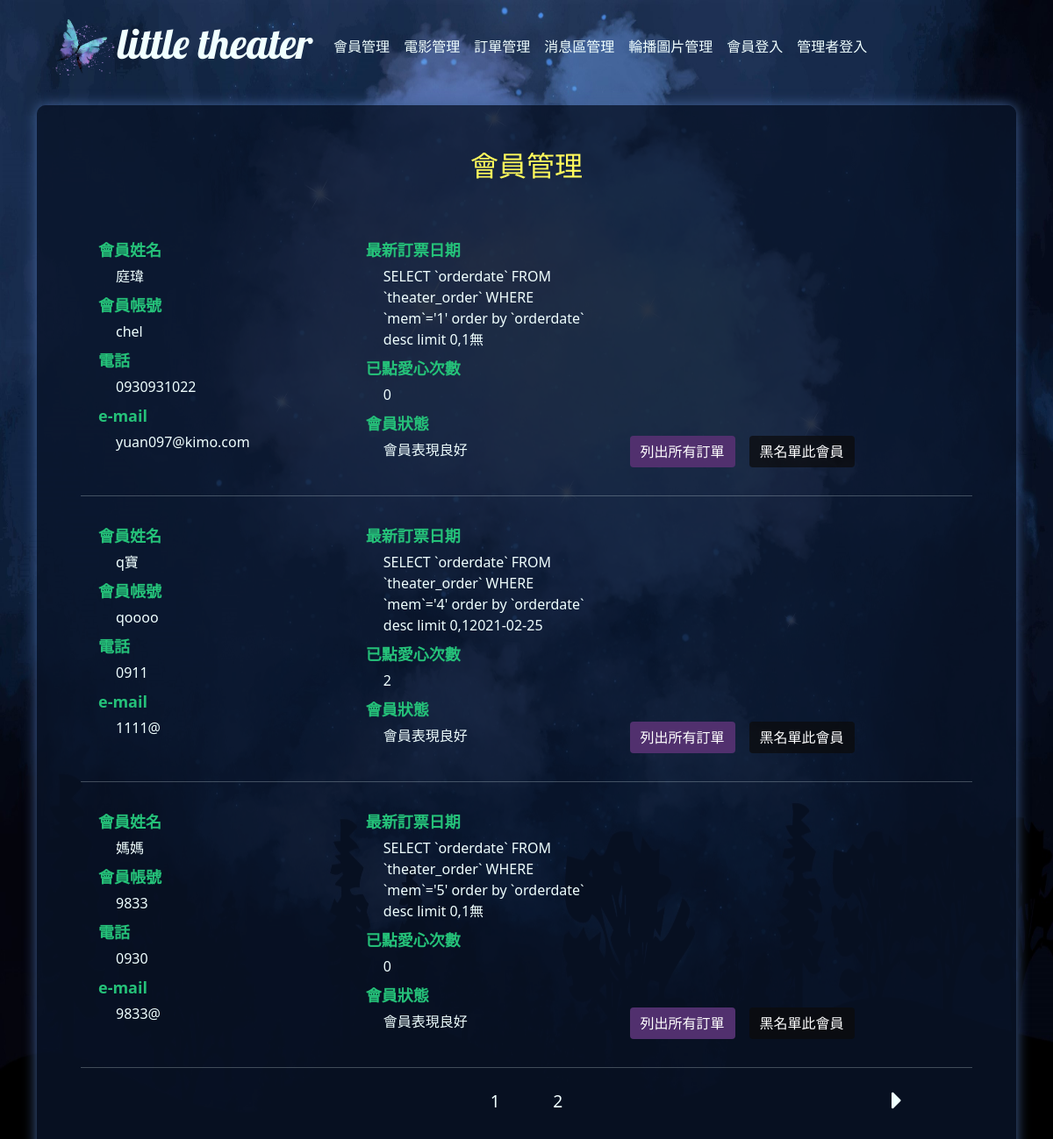
Page /backend.php?do=mem on the earlier database version.
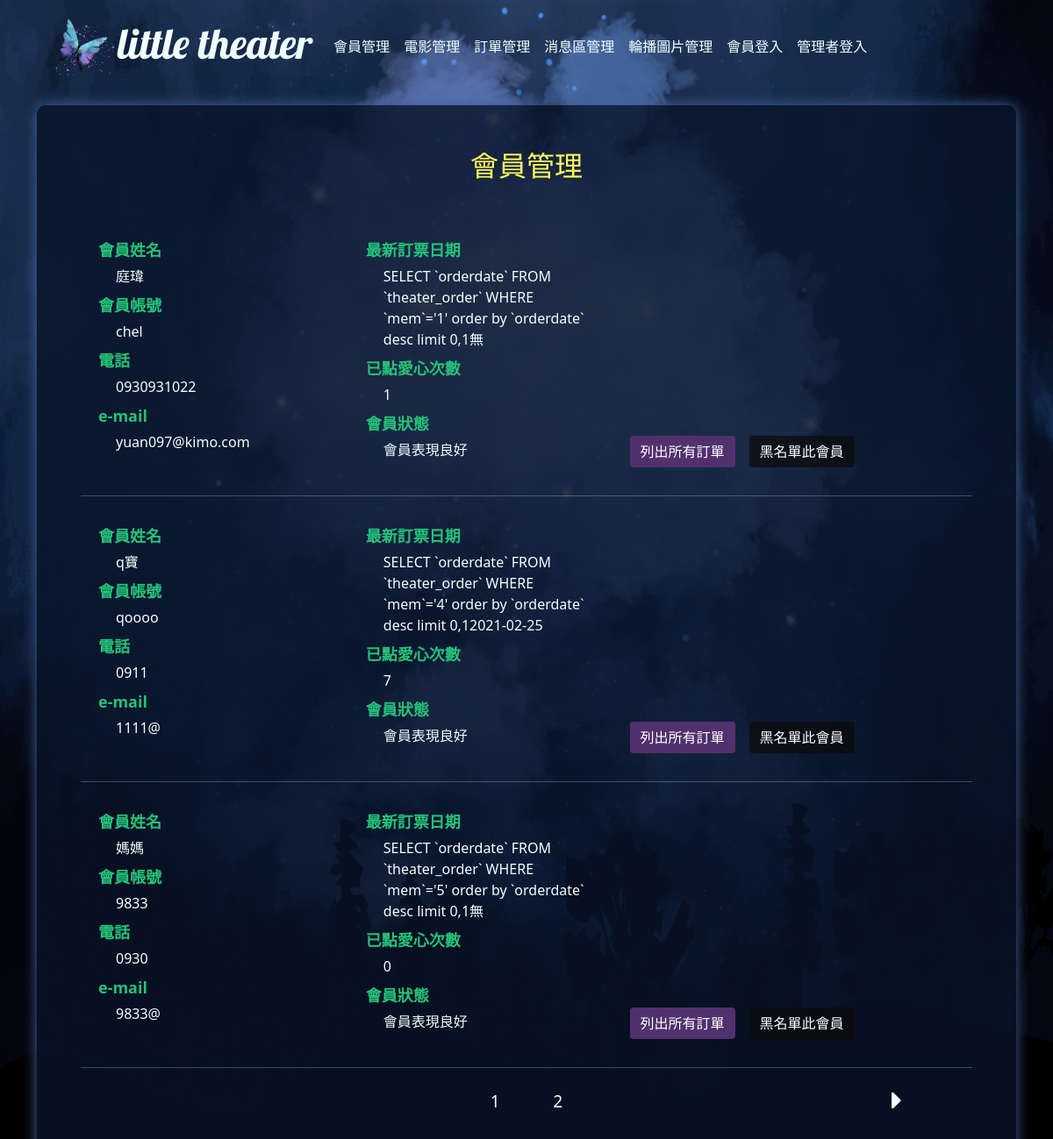
Same page on the later database version.
### tables this page shows
CREATE TABLE `theater_mem` (
  `id` int(11) UNSIGNED NOT NULL,
  `acc` text NOT NULL,
  `pw` text NOT NULL,
  `name` text NOT NULL,
  `email` text NOT NULL,
  `tel` text NOT NULL,
  `heart` int(11) UNSIGNED NOT NULL DEFAULT 0,
  `buycart` int(11) UNSIGNED NOT NULL DEFAULT 0,
  `status` int(1) UNSIGNED NOT NULL DEFAULT 1
);

### back/mem.php (the view, shortened to what this page needs)
<div id="bb">
<div style="width:100%;text-align:center;position:relative" class="mb-5">
    <h2 style="color: #fffa5c !important">會員管理</h2>
</div>
<div id="memarea">
<?php
$all = $Mem->count();
$div = 3;
$pages = ceil($all / $div);
$now = ($_GET['p']) ?? '1';
$start = ($now - 1) * $div;
$ms=$Mem->all(" limit  $start,$div");
foreach($ms as $k=>$m){
?>
<div style="display:flex;">
    <div class="p-3" style="width:30%;display:flex;flex-direction:column;">
        <div class="mb-1 ms-1">
            <span class="border">會員姓名</span>
        </div>
        <div class="ms-4 mb-2">
            <span><?=$m['name']?></span>
        </div>
        <div class="mb-1 ms-1">
            <span class="border">會員帳號</span>
        </div>
        <div class="ms-4 mb-2">
            <span><?=$m['acc']?></span>
        </div>
        <div class="mb-1 ms-1">
            <span class="border">電話</span>
        </div>
        <div class="ms-4 mb-2">
            <span><?=$m['tel']?></span>
        </div>
        <div class="mb-1 ms-1">
            <span class="border">e-mail</span>
        </div>
        <div class="ms-4 mb-2">
            <span><?=$m['email']?></span>
        </div>
    </div>
    <div class="p-3" style="width:30%;display:flex;flex-direction:column;">
        <div class="mb-1 ms-1">
            <span class="border">最新訂票日期</span>
        </div>
        <div class="ms-4 mb-2">
            <span>
                <?php
                $order=$Order->q("SELECT `orderdate` FROM `theater_order` WHERE `mem`='{$m['id']}' order by `orderdate` desc limit 0,1")[0][0];
                if($order!=NULL){
                    echo $order;
                }else{
                    echo '無';
                }
                ?>
            </span>
        </div>
        <div class="mb-1 ms-1">
            <span class="border">已點愛心次數</span>
        </div>
        <div class="ms-4 mb-2">
            <span><?=($m['heart'])?></span>
        </div>
        <div class="mb-1 ms-1">
            <span class="border">會員狀態</span>
        </div>
        <div class="ms-4 mb-2">
            <span id="memStatus"<?=($m['status']==1?'':'style="color:#ff3447"')?>><?=($m['status']==1)?'會員表現良好':'目前黑名單中'?></span>
        </div>
    </div>
    <div class="p-3 d-flex" style="width:40%;;align-items: flex-end;">
        <input id="op<?=$m['id']?>" type="button" class="btn btn-primary me-3" value="列出所有訂單" onclick="oporder(<?=$m['id']?>)">
<?php
if($m['status']==1){
?>
        <input id="blockade<?=$m['id']?>" type="button" class="btn btn-primary" style="background:#0b0c0cba !important" value="黑名單此會員" onclick="blockade(<?=$m['id']?>)">
<?php
}else{
?>
        <input id="blockade<?=$m['id']?>" type="button" class="btn btn-primary" style="background:#842029b3 !important" value="解除黑名單" onclick="blockade(<?=$m['id']?>)">
<?php
}
?>
    </div>
</div>
<hr>
<?php
}?>
</div>
<div style="width:100%;position:relative" class="mt-4 mb-3">
<?php
echo '<div style="width:20%;margin-left: auto;margin-right: auto;display: flex;justify-content: space-evenly;font-size: larger;">';
for ($i = 1; $i <= $pages; $i++) {
    echo '<a href="backend.php?do=mem&p=' . ($i) . '">' . ($i) . '</a>';
}
echo '</div>';
if (($now + 1) <= $pages) {
    echo '<a href="backend.php?do=mem&p=' . ($now + 1) . '"><i class="fas fa-caret-right heartarrow right"></i></a>';
}
?>
</div>
</div>

### base.php (shortened to what this page needs)
<?php
$Mem=new DB("theater_mem");
$Order=new DB("theater_order");
Class DB{
    private $dsn="mysql:host=localhost;charset=utf8;dbname=theater";
    private $pdo="";
    private $table="";
    function __construct($table){
        $this->table=$table;
        $this->pdo=new PDO($this->dsn,"root","");
    }
    function all(...$arr){
        $sql="select * from $this->table ";
        if(isset($arr[0])){
            if(is_array($arr[0])){
                foreach($arr[0] as $k=>$v){
                    $tmp[]=sprintf("`%s`='%s'",$k,$v);
                }
                $sql.=" where ".implode(" && ",$tmp);
            }else{
                $sql.=$arr[0];
            }
        }
        return $this->pdo->query($sql)->fetchAll();
    }
    function count(...$arr){
        $sql="select count(*) from $this->table ";
        return $this->pdo->query($sql)->fetchColumn();
    }
        function q($sql){
            echo $sql;
            return $this->pdo->query($sql)->fetchAll();
        }
}

Differences in the rows shown:
changed theater_mem "庭瑋": heart "0" → "1"
changed theater_mem "q寶": heart "2" → "7"
